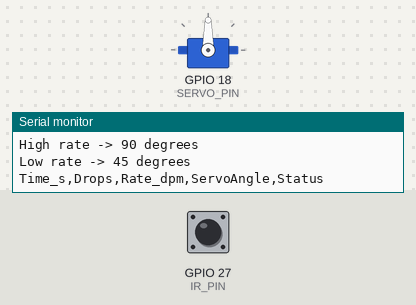
This sketch was run on a simulated ESP32. Parts: servo, the last lines printed to the serial monitor. The test bench sets the inputs (shaded band); at power-on: GPIO 27 (IR_PIN) LOW.

Above: at 1.2 s.
1.3 s: GPIO 27 (IR_PIN) pulsed HIGH 2 times (0.12 s each, 0.3 s apart)
At 11.2 s:
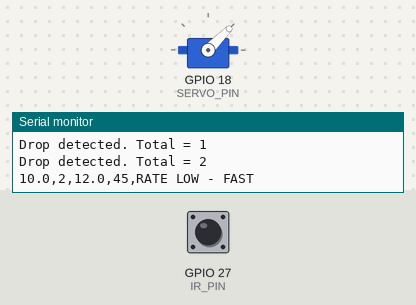
Timing chart, 0 to 11.5 s (numbered marks = the images above; inputs shaded):
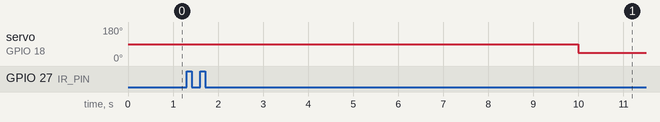

The sketch:

Code.ino
```cpp
#include <ESP32Servo.h>

// ---------------- PIN CONFIGURATION ----------------
const int IR_PIN = 27;
const int SERVO_PIN = 18;

// Change this if your sensor is active HIGH instead of LOW
const bool ACTIVE_LOW = true;

// ---------------- SERVO CONFIGURATION ----------------
Servo dripServo;

const int SERVO_SLOW_ANGLE = 90;  // Intended to tighten clamp
const int SERVO_FAST_ANGLE = 45;  // Intended to loosen clamp

// Start at the neutral position
const int SERVO_START_ANGLE = 90;

// ---------------- DRIP RATE CONFIGURATION ----------------
float targetRate = 30.0;          // Target drops per minute
const float RATE_TOLERANCE = 3.0; // Acceptable error

const unsigned long SAMPLE_MS = 10000;
const unsigned long DEBOUNCE_MS = 100;

// ---------------- DROP COUNTING ----------------
unsigned long totalDrops = 0;
unsigned long dropsThisWindow = 0;

unsigned long lastDetectionTime = 0;
unsigned long lastSampleTime = 0;

bool previousActive = false;

// ---------------- STATE ----------------
int servoAngle = SERVO_START_ANGLE;
float dripRate = 0.0;

void setup() {
  Serial.begin(115200);

  pinMode(IR_PIN, INPUT);

  dripServo.setPeriodHertz(50);
  dripServo.attach(SERVO_PIN, 500, 2400);
  dripServo.write(SERVO_START_ANGLE);

  lastSampleTime = millis();

  Serial.println();
  Serial.println("IV Drip Flow Control - Water Prototype");
  Serial.println("Target rate: 30 drops/minute");
  Serial.println("High rate -> 90 degrees");
  Serial.println("Low rate -> 45 degrees");
  Serial.println("Time_s,Drops,Rate_dpm,ServoAngle,Status");
}

void loop() {
  unsigned long now = millis();

  // -------- IR SENSOR DROP DETECTION --------
  bool active;

  if (ACTIVE_LOW) {
    active = (digitalRead(IR_PIN) == LOW);
  } else {
    active = (digitalRead(IR_PIN) == HIGH);
  }

  // Count one drop on the inactive-to-active transition
  if (active &&
      !previousActive &&
      (now - lastDetectionTime >= DEBOUNCE_MS)) {

    lastDetectionTime = now;
    totalDrops++;
    dropsThisWindow++;

    Serial.print("Drop detected. Total = ");
    Serial.println(totalDrops);
  }

  previousActive = active;

  // -------- RATE CALCULATION EVERY 10 SECONDS --------
  if (now - lastSampleTime >= SAMPLE_MS) {

    float elapsedSeconds =
        (now - lastSampleTime) / 1000.0;

    lastSampleTime = now;

    dripRate =
        dropsThisWindow * 60.0 / elapsedSeconds;

    float error = targetRate - dripRate;
    String status;

    // -------- TWO-POSITION CONTROL --------
    if (error < -RATE_TOLERANCE) {
      // Rate is too high: intended to slow flow
      servoAngle = SERVO_SLOW_ANGLE;
      status = "RATE HIGH - SLOW";
    }
    else if (error > RATE_TOLERANCE) {
      // Rate is too low: intended to increase flow
      servoAngle = SERVO_FAST_ANGLE;
      status = "RATE LOW - FAST";
    }
    else {
      // Rate is within target range: hold current position
      status = "RATE OK - HOLD";
    }

    dripServo.write(servoAngle);

    // -------- SERIAL OUTPUT --------
    Serial.print(now / 1000.0, 1);
    Serial.print(",");
    Serial.print(dropsThisWindow);
    Serial.print(",");
    Serial.print(dripRate, 1);
    Serial.print(",");
    Serial.print(servoAngle);
    Serial.print(",");
    Serial.println(status);

    // Reset the count for the next window
    dropsThisWindow = 0;
  }

  delay(2);
}
```
